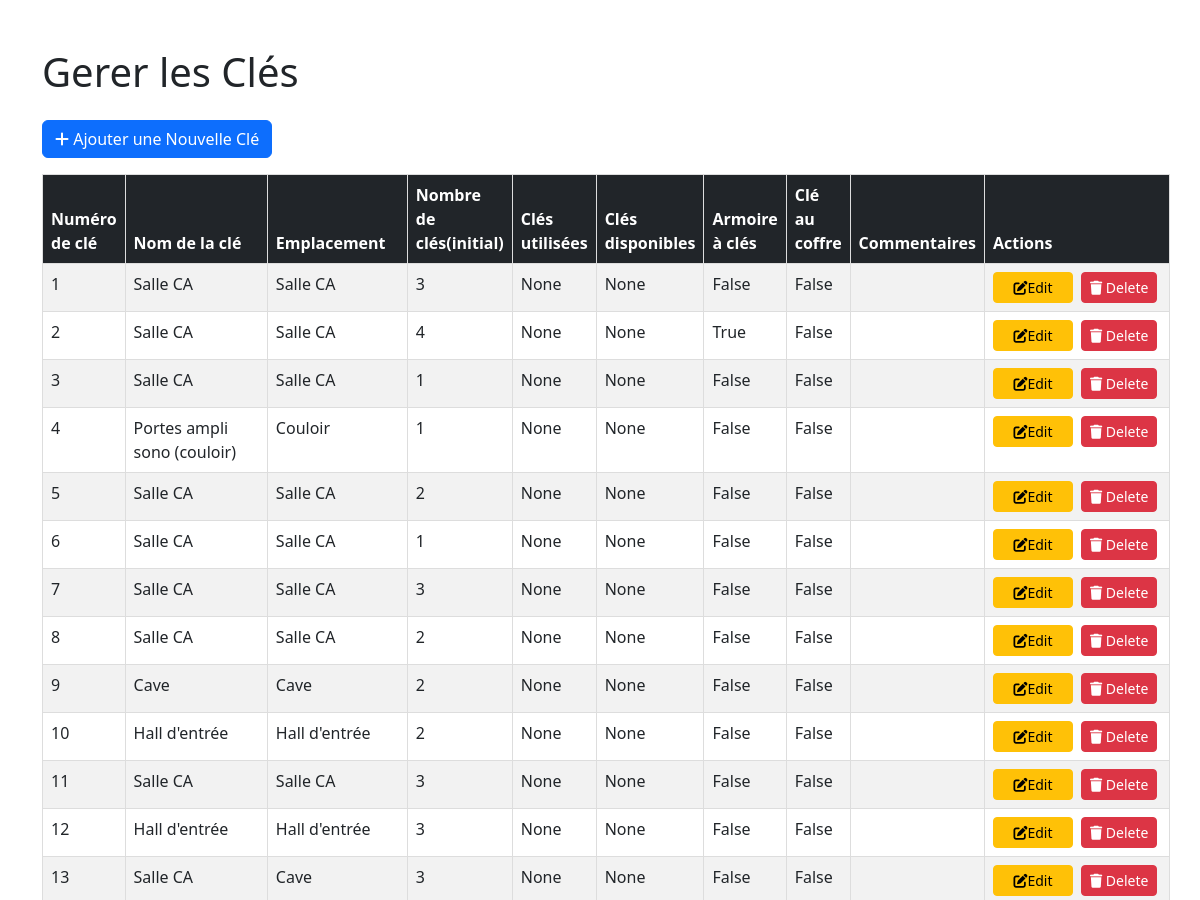
The app's page /keys/list/ (upper part), older data.
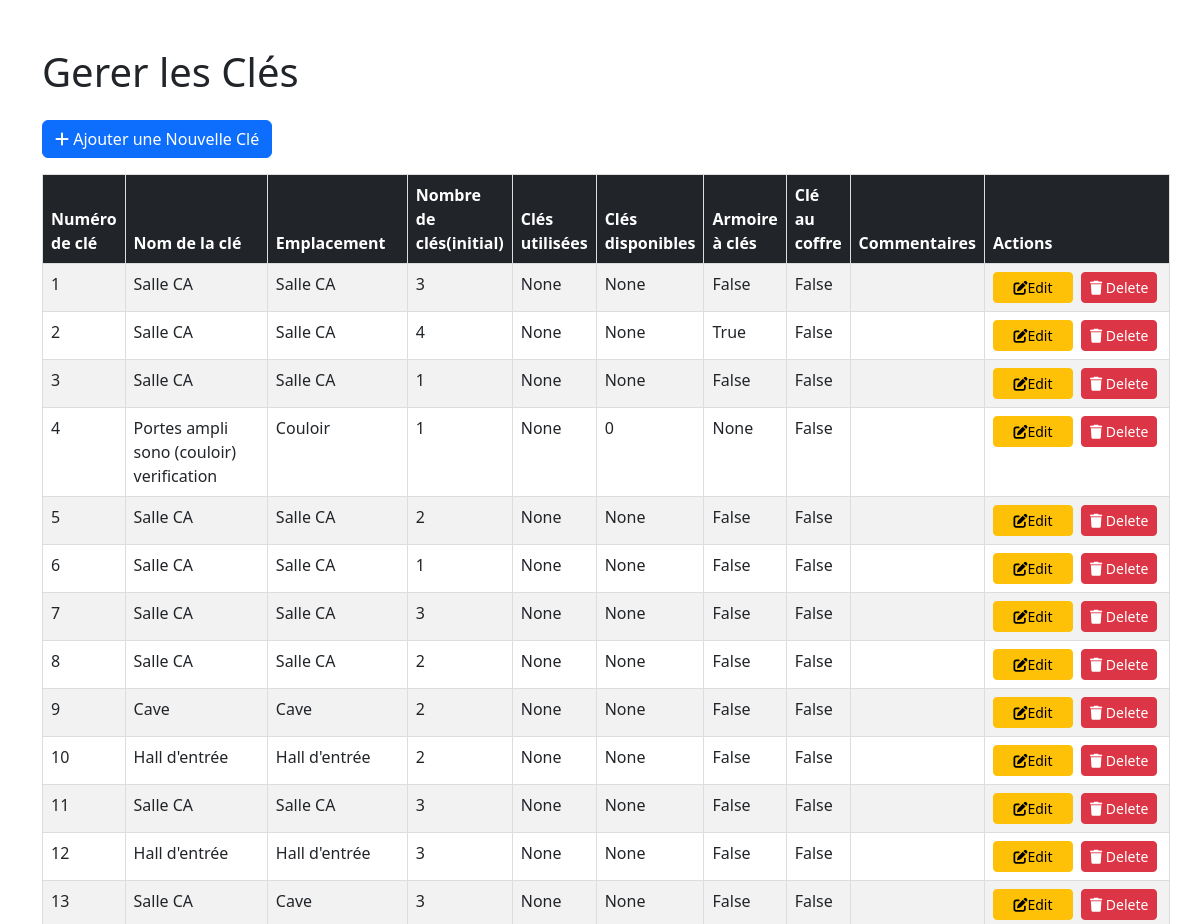
The same page, newer data.
### listings/models.py (models this page shows, shortened)
class Key(models.Model):
    number = models.IntegerField()
    name = models.CharField(max_length=100)
    place = models.CharField(max_length=100, default='')
    initial_key_number = models.CharField(max_length=100, default='', null=True, blank=True)
    key_used = models.IntegerField(default=0, blank=True, null=True)
    key_available = models.CharField(max_length=100, default='', null=True, blank=True)
    in_cabinet = models.BooleanField(default=False)
    in_safe = models.CharField(max_length=100, default='', null=True, blank=True)
    comments = models.CharField(max_length=200, default='', blank=True)
    is_assigned = models.BooleanField(default=False)
    assigned_user = models.ForeignKey('User', on_delete=models.SET_NULL, null=True, blank=True, related_name='keys')

### listings/views.py (the view)
# urls.py: path('keys/list/', views.key_list , name='key_list'),
def key_list(request):
    keys = Key.objects.all()  # Get all keys from the database
    form = KeyForm()  # Create an empty form for adding a new key
    available_keys = Key.objects.filter(is_assigned=False)
    return render(request, 'listings/keys.html', {'keys': keys, 'form': form, 'available_keys': available_keys})

### listings/templates/listings/keys.html (shortened to what this page needs)
<!DOCTYPE html>
<html lang="en">
<head>
    <link href="https://cdn.jsdelivr.net/npm/bootstrap@5.3.0/dist/css/bootstrap.min.css" rel="stylesheet">
    <link rel="stylesheet" href="https://cdnjs.cloudflare.com/ajax/libs/font-awesome/6.4.0/css/all.min.css">
</head>
<body>
    <div class="container mt-5">
    <h1 class="mb-4">Gerer les Clés</h1>
    <div class="mb-3">
        <button type="button" class="btn btn-primary" data-bs-toggle="modal" data-bs-target="#addKeyModal">
            <i class="fas fa-plus"></i> Ajouter une Nouvelle Clé
        </button>
    </div>
    <table  class="table table-striped table-hover">
        <thead class="table-dark">
            <tr>
                <th  scope="col">Numéro de clé</th>
                <th  scope="col">Nom de la clé</th>
                <th  scope="col">Emplacement</th>
                <th  scope="col">Nombre de clés(initial)</th>
                <th  scope="col">Clés utilisées</th>
                <th  scope="col">Clés disponibles</th>
                <th  scope="col">Armoire à clés</th>
                <th  scope="col">Clé au coffre</th>
                <th  scope="col">Commentaires</th>
                <th  scope="col">Actions</th>
            </tr>
        </thead>
        <tbody>
            {% for key in keys %}
            <tr>
                    <td>{{ key.number }}</td>
                    <td>{{ key.name }}</td>
                    <td>{{ key.place }}</td>
                    <td>{{ key.initial_key_number }}</td>
                    <td>{{ key.key_used }}</td>
                    <td>{{ key.key_available }}</td>
                    <td>{{ key.in_safe }}</td>
                    <td>{{ key.in_cabinet}}</td>
                    <td>{{ key.comments }}</td>
                    <td>
                        <div class="d-flex gap-2">
                        <button type="button" class="btn btn-warning btn-sm edit-btn flex-fill action-btn" data-bs-toggle="modal" data-bs-target="#editKeyModal"
                            data-id="{{ key.id }}"
                            data-number="{{ key.number }}"
                            data-name="{{ key.name }}"
                            data-place="{{ key.place }}"
                            data-initial_key_number="{{ key.initial_key_number }}"
                            data-keyused="{{ key.key_used }}"
                            data-keyavailable="{{ key.key_available|default:0 }}"
                            data-incabinet="{{ key.in_cabinet }}"
                            data-insafe="{{ key.in_safe }}"
                            data-comments="{{ key.comments }}"
                            style="width: 80px;">
                           <i class="fas fa-edit"></i> Edit
                        </button>
                    <form method="post" action="{% url 'key_delete' key.id %}" style="width: 80px;">
                        <button type="button" class="btn btn-danger btn-sm"
                            data-bs-toggle="modal" data-bs-target="#deleteKeyModal"
                            data-delete-url="{% url 'key_delete' key.id %}"
                            data-key-number="{{ key.number }}">
                            <i class="fas fa-trash"></i> Delete
                        </button>
                    </div>
                    </td>
            </tr>
            {% endfor %}
        </tbody>
    </table>
</div>
</body>
</html>

### listings/templates/listings/keys.html (style rules this page uses)
table { width: 100%; border-collapse: collapse; }
th, td { border: 1px solid #ddd; padding: 8px; }
th { background-color: #f2f2f2; }
.action-btn { display: flex; align-items: center; justify-content: center; }

Row changes from the older to the newer data that the page shows:
changed Key "Couloir": name "Portes ampli sono (couloir)" → "Portes ampli sono (couloir) verification"; key_available "None" → "0"; in_safe "False" → "None"
